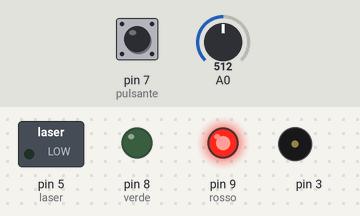
A sketch run on a simulated Arduino Uno, built with avr-gcc and run on an emulated ATmega328P. Parts: switched loads named in the sketch (green lamp = pin HIGH), output pins drawn as LEDs (lit = HIGH), buzzer (waves = sounding). The test bench sets the inputs (shaded band); at power-on: pin 7 (pulsante) LOW, A0 = 512.

Above: at 1.2 s.
1.3 s: pin 7 (pulsante) pulled HIGH for 0.15 s
At 1.42 s:
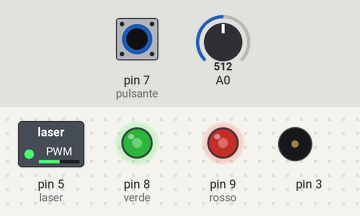
2.9 s: pin 7 (pulsante) pulled HIGH for 1 s
At 4.6 s:
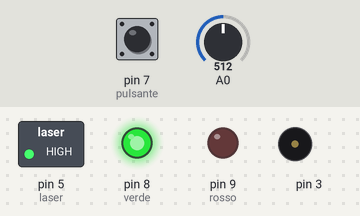
5.4 s: A0 set to 109
6.9 s: A0 set to 91
At 8.1 s:
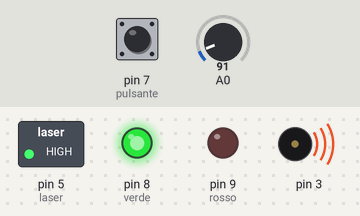
8.4 s: pin 7 (pulsante) pulled HIGH for 3.2 s
At 8.55 s:
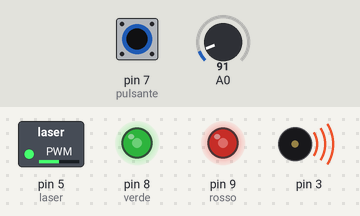
13.1 s: pin 7 (pulsante) pulled HIGH for 1 s
At 14.6 s:
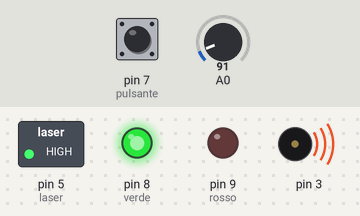
Timing chart, 0 to 16.1 s (numbered marks = the images above; inputs shaded):
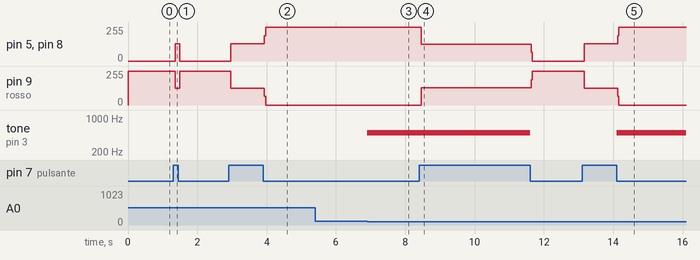

Measured:
- the behaviour switches between 100 and 99 on A0 (found by bisection; images 2 and 3)
- after the input at 1.3 s, pin 5 (laser), pin 8 (verde): 0/255 → 131/255 after 0.07 s, → 0/255 0.12 s later; pin 9 (rosso): 255/255 → 124/255 after 0.07 s, → 255/255 0.12 s later
- after the input at 2.9 s, pin 5 (laser), pin 8 (verde): 0/255 → 131/255 after 0.07 s, → 255/255 0.96 s later; pin 9 (rosso): 255/255 → 124/255 after 0.07 s, → 0/255 0.96 s later
- after the input at 5.4 s, every drawn part: stays the same
- after the input at 6.9 s, tone on pin 3: silent → 500 Hz at once
- after the input at 8.4 s, pin 5 (laser), pin 8 (verde): 255/255 → 127/255 after 0.07 s, → 0/255 3.2 s later; pin 9 (rosso): 0/255 → 128/255 after 0.07 s, → 255/255 3.2 s later; tone on pin 3: 500 Hz → silent after 3.2 s
- after the input at 13.1 s, pin 5 (laser), pin 8 (verde): 0/255 → 131/255 after 0.07 s, → 255/255 0.96 s later; pin 9 (rosso): 255/255 → 124/255 after 0.07 s, → 0/255 0.96 s later; tone on pin 3: silent → 500 Hz after 1.0 s

The sketch:

allarme_laser.ino
```cpp
////////////////////////////////////////////
//ALLARME LASER CON ARDUINO
// Autore> Francesco Crovelli
// Per maggiori info visitare http://francesco.crovelli.softr.app/
///////////////////////////////////////////

// Definiamo delle costanti
const int rosso = 9;
const int verde = 8;
const int pulsante = 7;
const int laser = 5;
int stato=0; // All`apertura il sistema è spento
int val=0; // Memorizza il valore dello stato tra un ciclo e l'altro
int luce;
void setup() {
pinMode(verde, OUTPUT); // Inizializzo l'uscita del led verde.
 pinMode(rosso, OUTPUT); // Inizializzo l'uscita del led rosso.
 pinMode(pulsante, INPUT); // Inizializzo l'uscita dei pin in ingresso del pulsante
 pinMode(laser, OUTPUT);
 pinMode(A0,INPUT);
}

 void loop() {
 val = digitalRead(pulsante); // Leggo lo stato del segnale
 delay(5);

 if (val == HIGH) { // conserviamo il valore
 stato = 1 - stato; // della scelta fatta col pulsante.
 }

 if (stato == HIGH) { // Se premo il pulsante accendo il sistema
 digitalWrite(rosso, LOW);
 digitalWrite(verde, HIGH);
 digitalWrite(laser, 1);
 luce = analogRead(A0);

 if (luce<100) {
 tone(3, 500);
 }

 }

 else { // Se premo il pulsante accendo il red rosso e spengo il sistema
 noTone(3);
 digitalWrite(verde, LOW);
 digitalWrite(rosso, HIGH);
 digitalWrite(laser, 0);
 }
}
```
